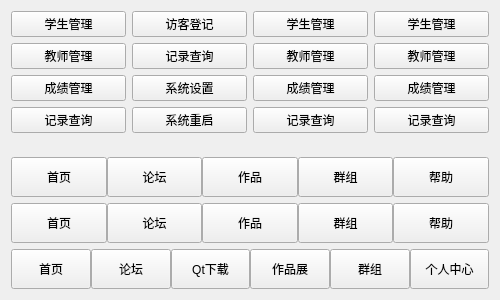
<?xml version="1.0" encoding="UTF-8"?>
<ui version="4.0">
 <class>frmNavButton</class>
 <widget class="QWidget" name="frmNavButton">
  <property name="geometry">
   <rect>
    <x>0</x>
    <y>0</y>
    <width>500</width>
    <height>300</height>
   </rect>
  </property>
  <property name="minimumSize">
   <size>
    <width>500</width>
    <height>0</height>
   </size>
  </property>
  <property name="maximumSize">
   <size>
    <width>500</width>
    <height>16777215</height>
   </size>
  </property>
  <property name="windowTitle">
   <string>Form</string>
  </property>
  <layout class="QGridLayout" name="gridLayout">
   <item row="0" column="0">
    <widget class="QWidget" name="widgetNav1" native="true">
     <layout class="QVBoxLayout" name="verticalLayout">
      <property name="leftMargin">
       <number>0</number>
      </property>
      <property name="topMargin">
       <number>0</number>
      </property>
      <property name="rightMargin">
       <number>0</number>
      </property>
      <property name="bottomMargin">
       <number>0</number>
      </property>
      <item>
       <widget class="NavButton" name="navButton11">
        <property name="text">
         <string>学生管理</string>
        </property>
       </widget>
      </item>
      <item>
       <widget class="NavButton" name="navButton12">
        <property name="text">
         <string>教师管理</string>
        </property>
       </widget>
      </item>
      <item>
       <widget class="NavButton" name="navButton13">
        <property name="text">
         <string>成绩管理</string>
        </property>
       </widget>
      </item>
      <item>
       <widget class="NavButton" name="navButton14">
        <property name="text">
         <string>记录查询</string>
        </property>
       </widget>
      </item>
      <item>
       <spacer name="verticalSpacer1">
        <property name="orientation">
         <enum>Qt::Vertical</enum>
        </property>
        <property name="sizeHint" stdset="0">
         <size>
          <width>20</width>
          <height>71</height>
         </size>
        </property>
       </spacer>
      </item>
     </layout>
    </widget>
   </item>
   <item row="0" column="1">
    <widget class="QWidget" name="widgetNav2" native="true">
     <layout class="QVBoxLayout" name="verticalLayout_2">
      <property name="leftMargin">
       <number>0</number>
      </property>
      <property name="topMargin">
       <number>0</number>
      </property>
      <property name="rightMargin">
       <number>0</number>
      </property>
      <property name="bottomMargin">
       <number>0</number>
      </property>
      <item>
       <widget class="NavButton" name="navButton21">
        <property name="text">
         <string>访客登记</string>
        </property>
       </widget>
      </item>
      <item>
       <widget class="NavButton" name="navButton22">
        <property name="text">
         <string>记录查询</string>
        </property>
       </widget>
      </item>
      <item>
       <widget class="NavButton" name="navButton23">
        <property name="text">
         <string>系统设置</string>
        </property>
       </widget>
      </item>
      <item>
       <widget class="NavButton" name="navButton24">
        <property name="text">
         <string>系统重启</string>
        </property>
       </widget>
      </item>
      <item>
       <spacer name="verticalSpacer2">
        <property name="orientation">
         <enum>Qt::Vertical</enum>
        </property>
        <property name="sizeHint" stdset="0">
         <size>
          <width>20</width>
          <height>94</height>
         </size>
        </property>
       </spacer>
      </item>
     </layout>
    </widget>
   </item>
   <item row="0" column="2">
    <widget class="QWidget" name="widgetNav3" native="true">
     <layout class="QVBoxLayout" name="verticalLayout_3">
      <property name="spacing">
       <number>6</number>
      </property>
      <property name="leftMargin">
       <number>0</number>
      </property>
      <property name="topMargin">
       <number>0</number>
      </property>
      <property name="rightMargin">
       <number>0</number>
      </property>
      <property name="bottomMargin">
       <number>0</number>
      </property>
      <item>
       <widget class="NavButton" name="navButton31">
        <property name="text">
         <string>学生管理</string>
        </property>
       </widget>
      </item>
      <item>
       <widget class="NavButton" name="navButton32">
        <property name="text">
         <string>教师管理</string>
        </property>
       </widget>
      </item>
      <item>
       <widget class="NavButton" name="navButton33">
        <property name="text">
         <string>成绩管理</string>
        </property>
       </widget>
      </item>
      <item>
       <widget class="NavButton" name="navButton34">
        <property name="text">
         <string>记录查询</string>
        </property>
       </widget>
      </item>
      <item>
       <spacer name="verticalSpacer3">
        <property name="orientation">
         <enum>Qt::Vertical</enum>
        </property>
        <property name="sizeHint" stdset="0">
         <size>
          <width>20</width>
          <height>94</height>
         </size>
        </property>
       </spacer>
      </item>
     </layout>
    </widget>
   </item>
   <item row="0" column="3">
    <widget class="QWidget" name="widgetNav4" native="true">
     <layout class="QVBoxLayout" name="verticalLayout_4">
      <property name="leftMargin">
       <number>0</number>
      </property>
      <property name="topMargin">
       <number>0</number>
      </property>
      <property name="rightMargin">
       <number>0</number>
      </property>
      <property name="bottomMargin">
       <number>0</number>
      </property>
      <item>
       <widget class="NavButton" name="navButton41">
        <property name="text">
         <string>学生管理</string>
        </property>
       </widget>
      </item>
      <item>
       <widget class="NavButton" name="navButton42">
        <property name="text">
         <string>教师管理</string>
        </property>
       </widget>
      </item>
      <item>
       <widget class="NavButton" name="navButton43">
        <property name="text">
         <string>成绩管理</string>
        </property>
       </widget>
      </item>
      <item>
       <widget class="NavButton" name="navButton44">
        <property name="text">
         <string>记录查询</string>
        </property>
       </widget>
      </item>
      <item>
       <spacer name="verticalSpacer4">
        <property name="orientation">
         <enum>Qt::Vertical</enum>
        </property>
        <property name="sizeHint" stdset="0">
         <size>
          <width>20</width>
          <height>94</height>
         </size>
        </property>
       </spacer>
      </item>
     </layout>
    </widget>
   </item>
   <item row="1" column="0" colspan="4">
    <widget class="QWidget" name="widgetNav5" native="true">
     <property name="minimumSize">
      <size>
       <width>0</width>
       <height>40</height>
      </size>
     </property>
     <property name="maximumSize">
      <size>
       <width>16777215</width>
       <height>40</height>
      </size>
     </property>
     <layout class="QHBoxLayout" name="horizontalLayout">
      <property name="spacing">
       <number>0</number>
      </property>
      <property name="leftMargin">
       <number>0</number>
      </property>
      <property name="topMargin">
       <number>0</number>
      </property>
      <property name="rightMargin">
       <number>0</number>
      </property>
      <property name="bottomMargin">
       <number>0</number>
      </property>
      <item>
       <widget class="NavButton" name="navButton51">
        <property name="sizePolicy">
         <sizepolicy hsizetype="Minimum" vsizetype="Expanding">
          <horstretch>0</horstretch>
          <verstretch>0</verstretch>
         </sizepolicy>
        </property>
        <property name="text">
         <string>首页</string>
        </property>
       </widget>
      </item>
      <item>
       <widget class="NavButton" name="navButton52">
        <property name="sizePolicy">
         <sizepolicy hsizetype="Minimum" vsizetype="Expanding">
          <horstretch>0</horstretch>
          <verstretch>0</verstretch>
         </sizepolicy>
        </property>
        <property name="text">
         <string>论坛</string>
        </property>
       </widget>
      </item>
      <item>
       <widget class="NavButton" name="navButton53">
        <property name="sizePolicy">
         <sizepolicy hsizetype="Minimum" vsizetype="Expanding">
          <horstretch>0</horstretch>
          <verstretch>0</verstretch>
         </sizepolicy>
        </property>
        <property name="text">
         <string>作品</string>
        </property>
       </widget>
      </item>
      <item>
       <widget class="NavButton" name="navButton54">
        <property name="sizePolicy">
         <sizepolicy hsizetype="Minimum" vsizetype="Expanding">
          <horstretch>0</horstretch>
          <verstretch>0</verstretch>
         </sizepolicy>
        </property>
        <property name="text">
         <string>群组</string>
        </property>
       </widget>
      </item>
      <item>
       <widget class="NavButton" name="navButton55">
        <property name="sizePolicy">
         <sizepolicy hsizetype="Minimum" vsizetype="Expanding">
          <horstretch>0</horstretch>
          <verstretch>0</verstretch>
         </sizepolicy>
        </property>
        <property name="text">
         <string>帮助</string>
        </property>
       </widget>
      </item>
     </layout>
    </widget>
   </item>
   <item row="2" column="0" colspan="4">
    <widget class="QWidget" name="widgetNav6" native="true">
     <property name="minimumSize">
      <size>
       <width>0</width>
       <height>40</height>
      </size>
     </property>
     <property name="maximumSize">
      <size>
       <width>16777215</width>
       <height>40</height>
      </size>
     </property>
     <layout class="QHBoxLayout" name="horizontalLayout_3">
      <property name="spacing">
       <number>0</number>
      </property>
      <property name="leftMargin">
       <number>0</number>
      </property>
      <property name="topMargin">
       <number>0</number>
      </property>
      <property name="rightMargin">
       <number>0</number>
      </property>
      <property name="bottomMargin">
       <number>0</number>
      </property>
      <item>
       <widget class="NavButton" name="navButton61">
        <property name="sizePolicy">
         <sizepolicy hsizetype="Minimum" vsizetype="Expanding">
          <horstretch>0</horstretch>
          <verstretch>0</verstretch>
         </sizepolicy>
        </property>
        <property name="text">
         <string>首页</string>
        </property>
       </widget>
      </item>
      <item>
       <widget class="NavButton" name="navButton62">
        <property name="sizePolicy">
         <sizepolicy hsizetype="Minimum" vsizetype="Expanding">
          <horstretch>0</horstretch>
          <verstretch>0</verstretch>
         </sizepolicy>
        </property>
        <property name="text">
         <string>论坛</string>
        </property>
       </widget>
      </item>
      <item>
       <widget class="NavButton" name="navButton63">
        <property name="sizePolicy">
         <sizepolicy hsizetype="Minimum" vsizetype="Expanding">
          <horstretch>0</horstretch>
          <verstretch>0</verstretch>
         </sizepolicy>
        </property>
        <property name="text">
         <string>作品</string>
        </property>
       </widget>
      </item>
      <item>
       <widget class="NavButton" name="navButton64">
        <property name="sizePolicy">
         <sizepolicy hsizetype="Minimum" vsizetype="Expanding">
          <horstretch>0</horstretch>
          <verstretch>0</verstretch>
         </sizepolicy>
        </property>
        <property name="text">
         <string>群组</string>
        </property>
       </widget>
      </item>
      <item>
       <widget class="NavButton" name="navButton65">
        <property name="sizePolicy">
         <sizepolicy hsizetype="Minimum" vsizetype="Expanding">
          <horstretch>0</horstretch>
          <verstretch>0</verstretch>
         </sizepolicy>
        </property>
        <property name="text">
         <string>帮助</string>
        </property>
       </widget>
      </item>
     </layout>
    </widget>
   </item>
   <item row="3" column="0" colspan="4">
    <widget class="QWidget" name="widgetNav7" native="true">
     <property name="minimumSize">
      <size>
       <width>0</width>
       <height>40</height>
      </size>
     </property>
     <property name="maximumSize">
      <size>
       <width>16777215</width>
       <height>40</height>
      </size>
     </property>
     <layout class="QHBoxLayout" name="horizontalLayout_2">
      <property name="spacing">
       <number>0</number>
      </property>
      <property name="leftMargin">
       <number>0</number>
      </property>
      <property name="topMargin">
       <number>0</number>
      </property>
      <property name="rightMargin">
       <number>0</number>
      </property>
      <property name="bottomMargin">
       <number>0</number>
      </property>
      <item>
       <widget class="NavButton" name="navButton71">
        <property name="sizePolicy">
         <sizepolicy hsizetype="Minimum" vsizetype="Expanding">
          <horstretch>0</horstretch>
          <verstretch>0</verstretch>
         </sizepolicy>
        </property>
        <property name="text">
         <string>首页</string>
        </property>
       </widget>
      </item>
      <item>
       <widget class="NavButton" name="navButton72">
        <property name="sizePolicy">
         <sizepolicy hsizetype="Minimum" vsizetype="Expanding">
          <horstretch>0</horstretch>
          <verstretch>0</verstretch>
         </sizepolicy>
        </property>
        <property name="text">
         <string>论坛</string>
        </property>
       </widget>
      </item>
      <item>
       <widget class="NavButton" name="navButton73">
        <property name="sizePolicy">
         <sizepolicy hsizetype="Minimum" vsizetype="Expanding">
          <horstretch>0</horstretch>
          <verstretch>0</verstretch>
         </sizepolicy>
        </property>
        <property name="text">
         <string>Qt下载</string>
        </property>
       </widget>
      </item>
      <item>
       <widget class="NavButton" name="navButton74">
        <property name="sizePolicy">
         <sizepolicy hsizetype="Minimum" vsizetype="Expanding">
          <horstretch>0</horstretch>
          <verstretch>0</verstretch>
         </sizepolicy>
        </property>
        <property name="text">
         <string>作品展</string>
        </property>
       </widget>
      </item>
      <item>
       <widget class="NavButton" name="navButton75">
        <property name="sizePolicy">
         <sizepolicy hsizetype="Minimum" vsizetype="Expanding">
          <horstretch>0</horstretch>
          <verstretch>0</verstretch>
         </sizepolicy>
        </property>
        <property name="text">
         <string>群组</string>
        </property>
       </widget>
      </item>
      <item>
       <widget class="NavButton" name="navButton76">
        <property name="sizePolicy">
         <sizepolicy hsizetype="Minimum" vsizetype="Expanding">
          <horstretch>0</horstretch>
          <verstretch>0</verstretch>
         </sizepolicy>
        </property>
        <property name="text">
         <string>个人中心</string>
        </property>
       </widget>
      </item>
     </layout>
    </widget>
   </item>
  </layout>
 </widget>
 <customwidgets>
  <customwidget>
   <class>NavButton</class>
   <extends>QPushButton</extends>
   <header>navbutton.h</header>
  </customwidget>
 </customwidgets>
 <resources/>
 <connections/>
</ui>
